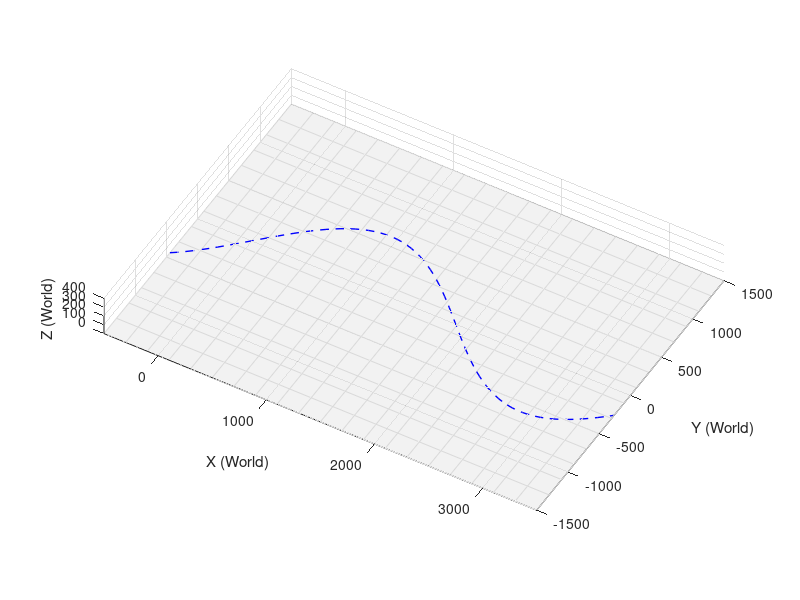

Source code (MATLAB): (Note: this script raises an error after producing the figure.)
% =========================================================================
% HEXAPOD PHYSICS - CURVED PATH TRACKING (SINE WAVE)
% Nguyên lý:
% 1. Tính toán bước đi trong hệ Local (thẳng).
% 2. Xoay toàn bộ hệ Local theo góc cong của đường dẫn (Heading).
% 3. Cộng dồn vào tọa độ Global.
% =========================================================================
clc; clear; close all;

%% 1. THÔNG SỐ CƠ KHÍ & BƯỚC ĐI
BODY_L = 150.7; BODY_W = 70.7; MID_SPAN = 120.0;
L1 = 35; L2 = 75; L3 = 125;

STRIDE = 60;     % Sải chân (mm)
LIFT_H = 30;     % Độ cao nhấc chân (mm)
SPEED  = 0.1;   % Tốc độ mô phỏng

% Điểm gắn chân (Local Frame)
Mount_Local = [
     BODY_L/2, -BODY_W/2, 0;   % 1
     0,        -MID_SPAN/2, 0; % 2
    -BODY_L/2, -BODY_W/2, 0;   % 3
     BODY_L/2,  BODY_W/2, 0;   % 4
     0,         MID_SPAN/2, 0; % 5
    -BODY_L/2,  BODY_W/2, 0    % 6
];
Mount_Angles = [-45, -90, -135, 45, 90, 135];

% Chiều cao thân xe
Neutral_Z = L1*sind(0) + L2*sind(45) + L3*sind(-75);
BODY_H = abs(Neutral_Z); 

%% 2. KHỞI TẠO MÔI TRƯỜNG RỘNG LỚN
figure('Name', 'Curved Path Navigation', 'Color', 'white');
hold on; axis equal; grid on; view(30, 45);
xlabel('X (World)'); ylabel('Y (World)'); zlabel('Z (World)');

% --- MAP CONFIGURATION ---
MAP_X_MIN = -500; MAP_X_MAX = 3500;
MAP_Y_MIN = -1500; MAP_Y_MAX = 1500;
xlim([MAP_X_MIN MAP_X_MAX]); ylim([MAP_Y_MIN MAP_Y_MAX]); zlim([0 400]);

% Vẽ sàn lưới rộng
patch([MAP_X_MIN MAP_X_MAX MAP_X_MAX MAP_X_MIN], ...
      [MAP_Y_MAX MAP_Y_MAX MAP_Y_MIN MAP_Y_MIN], [0 0 0 0], ...
      [0.95 0.95 0.95], 'EdgeColor', 'none');
for x = MAP_X_MIN:200:MAP_X_MAX
    plot3([x x], [MAP_Y_MIN MAP_Y_MAX], [0 0], 'Color', [0.85 0.85 0.85]);
end
for y = MAP_Y_MIN:200:MAP_Y_MAX
    plot3([MAP_X_MIN MAP_X_MAX], [y y], [0 0], 'Color', [0.85 0.85 0.85]);
end

% --- VẼ ĐƯỜNG DẪN CONG (VISUAL PATH) ---
% Đường dẫn: Y = 500 * sin(X / 500)
path_x = MAP_X_MIN:50:MAP_X_MAX;
path_y = 600 * sin(path_x / 600); 
plot3(path_x, path_y, ones(size(path_x)), '--b', 'LineWidth', 1);

% Tạo Handle đồ họa
legs_h = gobjects(6,1);
tips_h = gobjects(6,1);
for i=1:6
    legs_h(i) = plot3(0,0,0, 'LineWidth', 2);
    tips_h(i) = plot3(0,0,0, 'o', 'MarkerSize', 5, 'MarkerFaceColor', 'r');
end
body_h = patch('FaceColor', [0.2 0.2 0.2], 'FaceAlpha', 0.9);
title_h = title('Initializing...');

%% 3. VÒNG LẶP CHÍNH
global_pos = [0, 0, BODY_H]; % [X, Y, Z] trong không gian
global_yaw = 0;              % Góc hướng đầu của robot (rad)
t = 0;

while ishandle(body_h)
    
    % --- GAIT PHASE CALCULATION ---
    cycle = mod(t, 2*pi);
    if cycle < pi
        percent = cycle / pi;
        mode_tri1 = 'STANCE'; mode_tri2 = 'SWING';
    else
        percent = (cycle - pi) / pi;
        mode_tri1 = 'SWING'; mode_tri2 = 'STANCE';
    end
    
    % --- PHYSICS: TÍNH ĐỘ TRƯỢT THÂN XE ---
    % Giả sử chân trụ bám đất hoàn hảo -> Thân tịnh tiến
    % Tính độ dời chân Local
    curr_stance_local = (STRIDE/2) * cos(percent * pi);
    prev_percent = max(0, percent - (SPEED/pi));
    prev_stance_local = (STRIDE/2) * cos(prev_percent * pi);
    
    % Độ dịch chuyển thẳng (Scalar distance)
    move_dist = abs(curr_stance_local - prev_stance_local);
    
    % --- NAVIGATION: CẬP NHẬT VỊ TRÍ & GÓC QUAY ---
    % 1. Tính góc hướng (Heading) dựa trên đạo hàm đường cong
    % Y = A*sin(B*x) -> Y' = A*B*cos(B*x) -> Angle = atan(Y')
    % Ở đây x là global_pos(1)
    current_x = global_pos(1);
    tangent_slope = (600/600) * cos(current_x / 600); % Đạo hàm của 600*sin(x/600)
    target_yaw = atan(tangent_slope);
    
    % Làm mượt góc quay (để robot không giật cục)
    global_yaw = target_yaw; 
    
    % 2. Cập nhật tọa độ Global (X, Y) theo hướng quay
    dx = move_dist * cos(global_yaw);
    dy = move_dist * sin(global_yaw);
    
    global_pos(1) = global_pos(1) + dx;
    global_pos(2) = global_pos(2) + dy;
    
    % Camera Tracking
    xlim([global_pos(1)-500, global_pos(1)+1000]);
    ylim([global_pos(2)-800, global_pos(2)+800]);

    % --- KINEMATICS UPDATE ---
    for i = 1:6
        % Xác định mode chân
        if ismember(i, [1 3 5]), mode = mode_tri1; else, mode = mode_tri2; end
        
        % 1. TÍNH LOCAL (Như đi thẳng)
        ang_rad = deg2rad(Mount_Angles(i));
        R_neutral = L1 + L2*cosd(45) + L3*cosd(-75);
        
        if strcmp(mode, 'STANCE')
            local_offset_x = (STRIDE/2) * cos(percent * pi);
            local_z = -BODY_H;
            color = 'r';
        else
            local_offset_x = -(STRIDE/2) * cos(percent * pi);
            local_z = -BODY_H + LIFT_H * sin(percent * pi);
            color = 'b';
        end
        
        % Tọa độ mũi chân trong hệ Local (Thẳng)
        tip_local_x = (R_neutral * cos(ang_rad)) + local_offset_x;
        tip_local_y = (R_neutral * sin(ang_rad));
        tip_local_z = local_z;
        
        % 2. TRANSFORMATION: LOCAL -> GLOBAL (Có xoay)
        % Ma trận quay 2D quanh trục Z
        % [ x' ]   [ cos -sin ] [ x ]
        % [ y' ] = [ sin  cos ] [ y ]
        
        % Vector từ tâm thân đến Mũi chân (Local)
        vec_x = tip_local_x; % Lưu ý: tip_local tính từ tâm thân
        vec_y = tip_local_y;
        
        % Xoay vector này theo Global Yaw
        rot_x = vec_x * cos(global_yaw) - vec_y * sin(global_yaw);
        rot_y = vec_x * sin(global_yaw) + vec_y * cos(global_yaw);
        
        % Cộng vào tọa độ tâm thân Global
        J4_Global = global_pos + [rot_x, rot_y, tip_local_z];
        
        % Tính lại các khớp J1, J2, J3 để vẽ
        % J1 (Mount Point) Global
        mx = Mount_Local(i,1); my = Mount_Local(i,2);
        rmx = mx * cos(global_yaw) - my * sin(global_yaw);
        rmy = mx * sin(global_yaw) + my * cos(global_yaw);
        J1_Global = global_pos + [rmx, rmy, 0];
        
        % IK đơn giản để vẽ khớp gối
        V = J4_Global - J1_Global;
        angle_J1 = atan2(V(2), V(1));
        J2_Global = J1_Global + [L1*cos(angle_J1), L1*sin(angle_J1), 0];
        mid = (J2_Global + J4_Global)/2;
        J3_Global = mid + [0, 0, L2*0.8]; 
        
        % Vẽ
        line_x = [J1_Global(1) J2_Global(1) J3_Global(1) J4_Global(1)];
        line_y = [J1_Global(2) J2_Global(2) J3_Global(2) J4_Global(2)];
        line_z = [J1_Global(3) J2_Global(3) J3_Global(3) J4_Global(3)];
        
        set(legs_h(i), 'XData', line_x, 'YData', line_y, 'ZData', line_z, 'Color', color);
        set(tips_h(i), 'XData', J4_Global(1), 'YData', J4_Global(2), 'ZData', J4_Global(3), ...
            'MarkerFaceColor', color, 'Color', color);
    end
    
    % Vẽ Thân (Đã xoay)
    body_pts_x = zeros(1,7); body_pts_y = zeros(1,7);
    idx_list = [1 2 3 6 5 4 1];
    for k=1:7
        idx = idx_list(k);
        lx = Mount_Local(idx, 1); ly = Mount_Local(idx, 2);
        % Xoay điểm thân
        gx = lx * cos(global_yaw) - ly * sin(global_yaw);
        gy = lx * sin(global_yaw) + ly * cos(global_yaw);
        body_pts_x(k) = global_pos(1) + gx;
        body_pts_y(k) = global_pos(2) + gy;
    end
    set(body_h, 'XData', body_pts_x, 'YData', body_pts_y, 'ZData', ones(1,7)*BODY_H);
    
    % Update Info
    title_str = sprintf('POS: [%.0f, %.0f] | YAW: %.1f deg', ...
        global_pos(1), global_pos(2), rad2deg(global_yaw));
    set(title_h, 'String', title_str);
    
    t = t + SPEED;
    drawnow;
end
